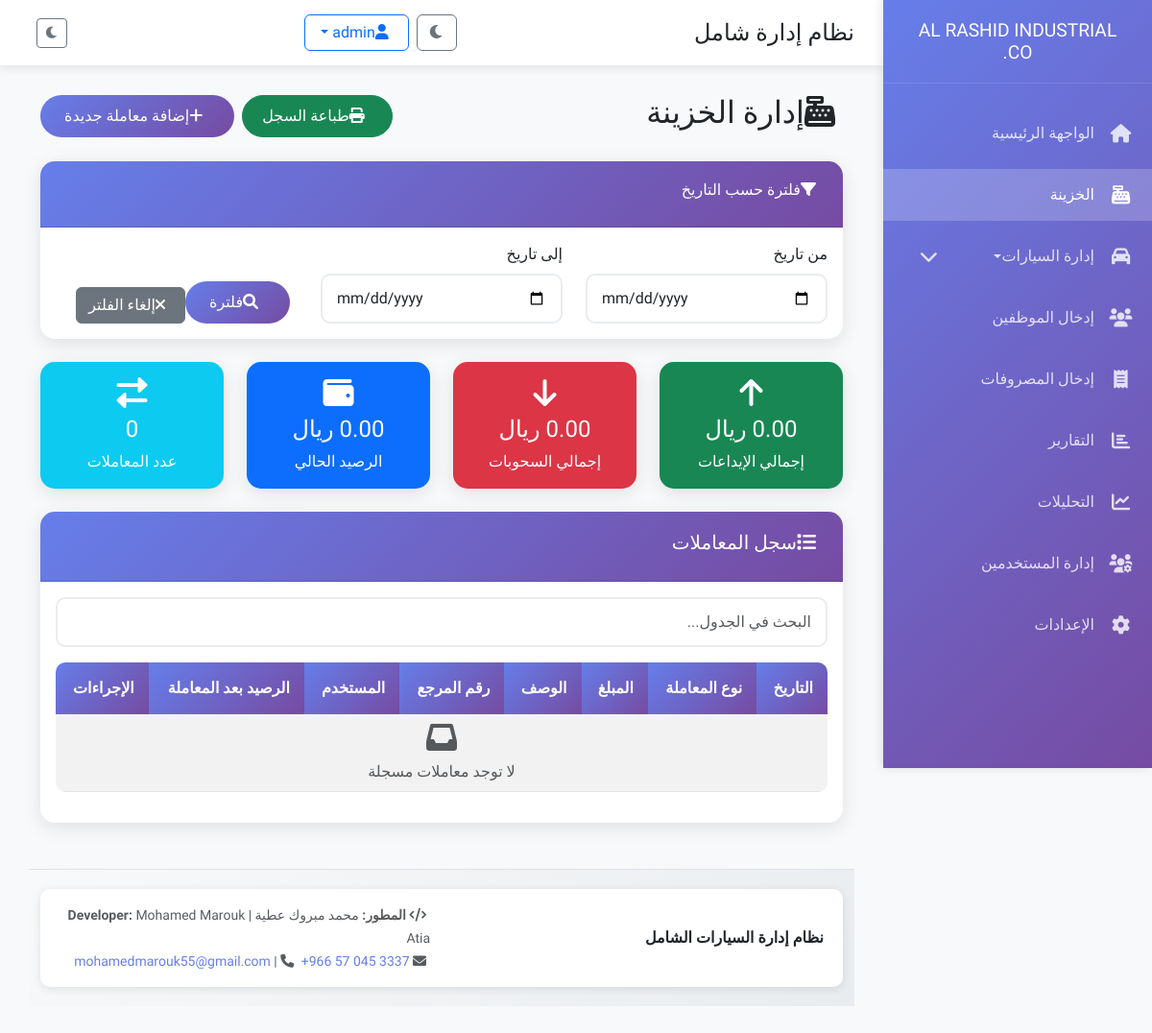
/treasury (signed in), run on an earlier commit of the app's database.
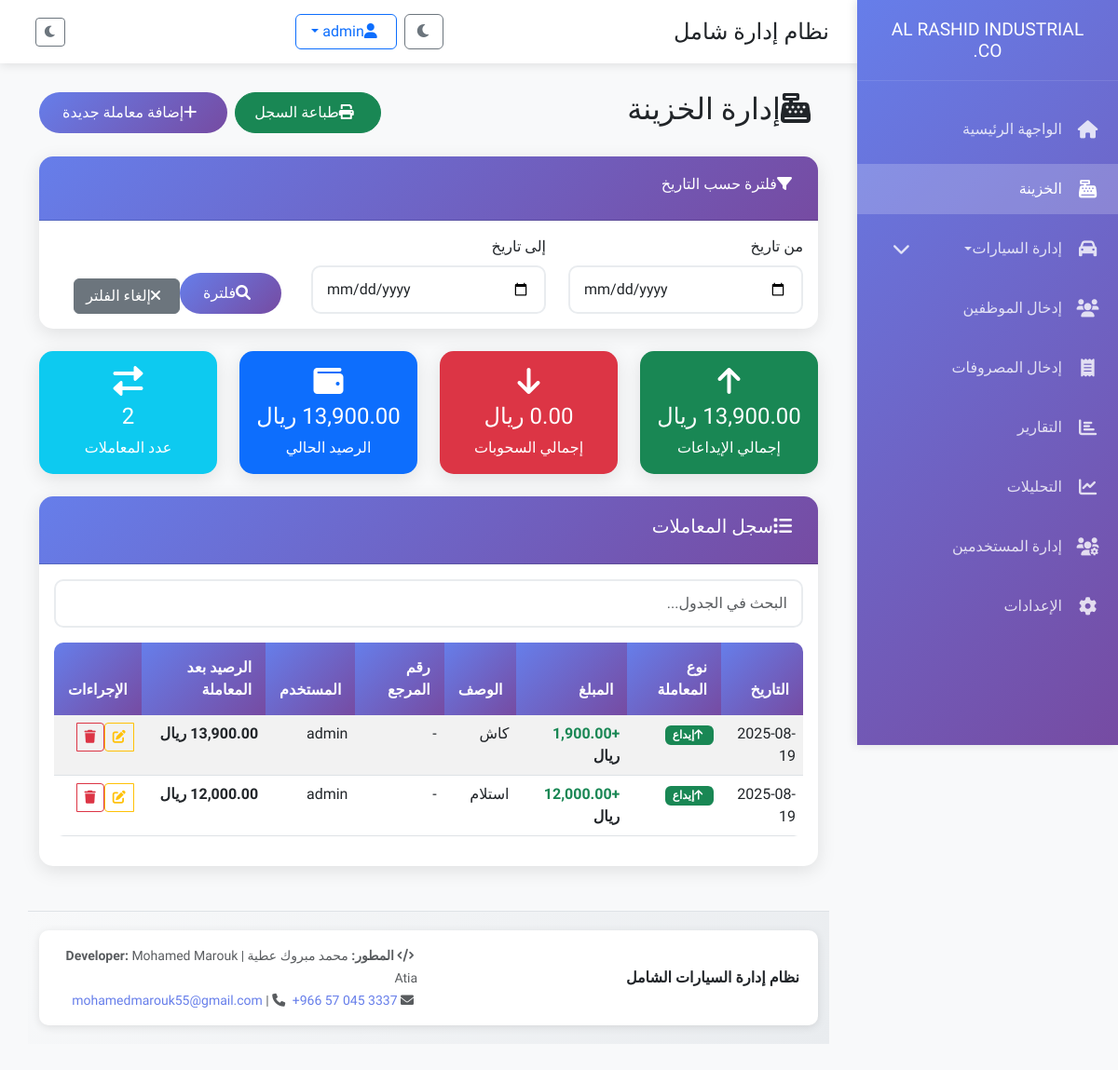
And on a later commit of the database.
### tables this page shows
CREATE TABLE treasury (
            id INTEGER PRIMARY KEY AUTOINCREMENT,
            transaction_type TEXT NOT NULL CHECK (transaction_type IN ('إيداع', 'سحب')),
            amount REAL NOT NULL,
            description TEXT,
            reference_number TEXT,
            created_by TEXT,
            date TEXT NOT NULL,
            balance_after REAL,
            created_at TIMESTAMP DEFAULT CURRENT_TIMESTAMP
        , type TEXT, balance REAL DEFAULT 0);

### app.py (the view, shortened to what this page needs)
@app.route('/treasury', methods=['GET', 'POST'])
@login_required
def treasury():
    try:
        conn = get_db_connection()
        start_date = request.args.get('start_date', '')
        end_date = request.args.get('end_date', '')
        query = 'SELECT * FROM treasury'
        params = []
        if start_date and end_date:
            query += ' WHERE date BETWEEN ? AND ?'
            params = [start_date, end_date]
        elif start_date:
            query += ' WHERE date >= ?'
            params = [start_date]
        elif end_date:
            query += ' WHERE date <= ?'
            params = [end_date]
        query += ' ORDER BY created_at DESC'
        transactions = conn.execute(query, params).fetchall()
        try:
            deposits_query = 'SELECT COALESCE(SUM(amount), 0) FROM treasury WHERE transaction_type = "إيداع"'
            withdrawals_query = 'SELECT COALESCE(SUM(amount), 0) FROM treasury WHERE transaction_type = "سحب"'
            total_deposits = float(conn.execute(deposits_query, params).fetchone()[0] or 0)
            total_withdrawals = float(conn.execute(withdrawals_query, params).fetchone()[0] or 0)
            current_balance_row = conn.execute('SELECT COALESCE(balance_after, 0) FROM treasury ORDER BY created_at DESC LIMIT 1').fetchone()
            current_balance = float(current_balance_row[0]) if current_balance_row else 0.0
        except Exception as e:
            print(f"خطأ في حساب الإحصائيات: {e}")
            total_deposits = 0.0
            total_withdrawals = 0.0
            current_balance = 0.0
        conn.close()
        return render_template('treasury.html',
                             transactions=transactions,
                             total_deposits=total_deposits,
                             total_withdrawals=total_withdrawals,
                             current_balance=current_balance)
    except Exception as e:
        print(f"خطأ في صفحة الخزينة: {e}")
        import traceback
        traceback.print_exc()
        flash('حدث خطأ في تحميل صفحة الخزينة', 'error')
        return redirect(url_for('index'))

### app.py (called while the page is built)
def get_db_connection():
    conn = sqlite3.connect(DATABASE)
    conn.row_factory = sqlite3.Row
    return conn

def login_required(f):
    @wraps(f)
    def decorated_function(*args, **kwargs):
        if 'user_id' not in session:
            return redirect(url_for('login'))
        return f(*args, **kwargs)
    return decorated_function

### templates/treasury.html (shortened to what the changed rows need)
{% extends "base.html" %}
{% block content %}
<div class="container-fluid">
    <div class="row">
        <div class="col-12">
            <div class="d-flex justify-content-between align-items-center mb-4">
                <h2><i class="fas fa-cash-register me-2"></i>إدارة الخزينة</h2>
            </div>
        </div>
    </div>
    <div class="row mb-4">
        <div class="col-md-3">
            <div class="card bg-info text-white">
                <div class="card-body text-center">
                    <i class="fas fa-exchange-alt fa-2x mb-2"></i>
                    <h4>{{ transactions|length }}</h4>
                    <p class="mb-0">عدد المعاملات</p>
                </div>
            </div>
        </div>
    </div>
    <div class="row">
        <div class="col-12">
            <div class="card">
                <div class="card-body">
                    <div class="table-responsive">
                        <table class="table table-striped table-hover">
                            <thead class="table-dark">
                                <tr>
                                    <th>التاريخ</th>
                                    <th>نوع المعاملة</th>
                                    <th>المبلغ</th>
                                    <th>الوصف</th>
                                    <th>رقم المرجع</th>
                                    <th>المستخدم</th>
                                    <th>الرصيد بعد المعاملة</th>
                                    <th>الإجراءات</th>
                                </tr>
                            </thead>
                            <tbody>
                                {% for transaction in transactions %}
                                <tr>
                                    <td>{{ transaction[6] }}</td>
                                    <td>
                                        {% if transaction[1] == 'إيداع' %}
                                            <span class="badge bg-success">
                                                <i class="fas fa-arrow-up me-1"></i>إيداع
                                            </span>
                                        {% else %}
                                            <span class="badge bg-danger">
                                                <i class="fas fa-arrow-down me-1"></i>سحب
                                            </span>
                                        {% endif %}
                                    </td>
                                    <td class="fw-bold">
                                        {% if transaction[1] == 'إيداع' %}
                                            <span class="text-success">+{{ "{:,.2f}".format(transaction[2]) }}</span>
                                        {% else %}
                                            <span class="text-danger">-{{ "{:,.2f}".format(transaction[2]) }}</span>
                                        {% endif %}
                                        ريال
                                    </td>
                                    <td>{{ transaction[3] or '-' }}</td>
                                    <td>{{ transaction[4] or '-' }}</td>
                                    <td>{{ transaction[5] or '-' }}</td>
                                    <td class="fw-bold">{{ "{:,.2f}".format(transaction[7] or 0) }} ريال</td>
                                    <td>
                                        <div class="btn-group" role="group">
                                            <a href="{{ url_for('edit_treasury', transaction_id=transaction[0]) }}" class="btn btn-sm btn-outline-warning" title="تعديل">
                                                <i class="fas fa-edit"></i>
                                            </a>
                                            <button class="btn btn-sm btn-outline-danger" onclick="confirmDeleteTransaction({{ transaction[0] }})" title="حذف">
                                                <i class="fas fa-trash"></i>
                                            </button>
                                        </div>
                                    </td>
                                </tr>
                                {% else %}
                                <tr>
                                    <td colspan="8" class="text-center text-muted">
                                        <i class="fas fa-inbox fa-2x mb-2"></i>
                                        <br>لا توجد معاملات مسجلة
                                    </td>
                                </tr>
                                {% endfor %}
                            </tbody>
                        </table>
                    </div>
                </div>
            </div>
        </div>
    </div>
</div>
{% endblock %}

What changed in the data, as far as the page shows it:
added treasury: transaction_type "إيداع" (drawn), amount "1,900.00"
added treasury: transaction_type "إيداع" (drawn), amount "12,000.00"
Also different on the page:
{{ transactions|length }}: "0" → "2"
text no longer shown: "لا توجد معاملات مسجلة"
